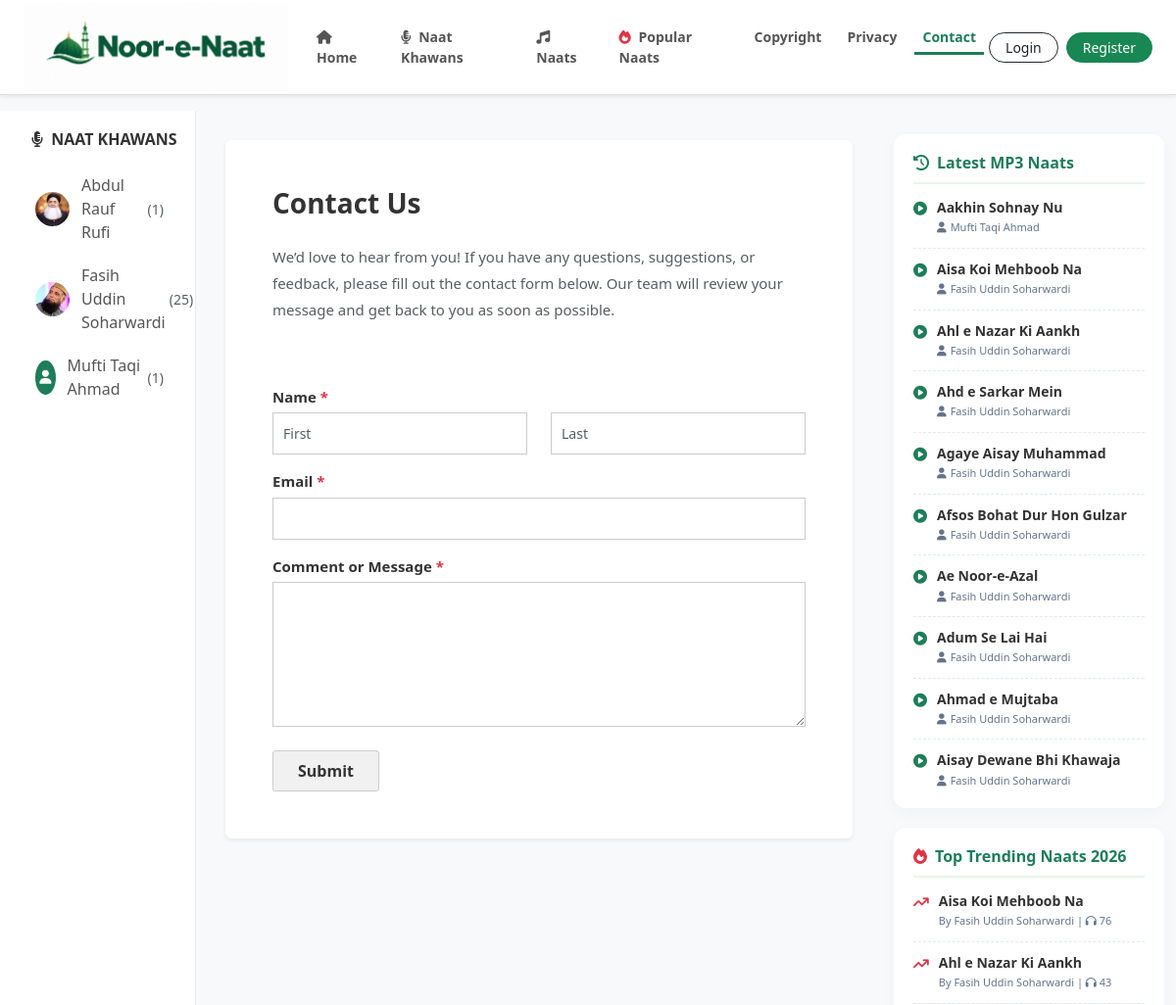
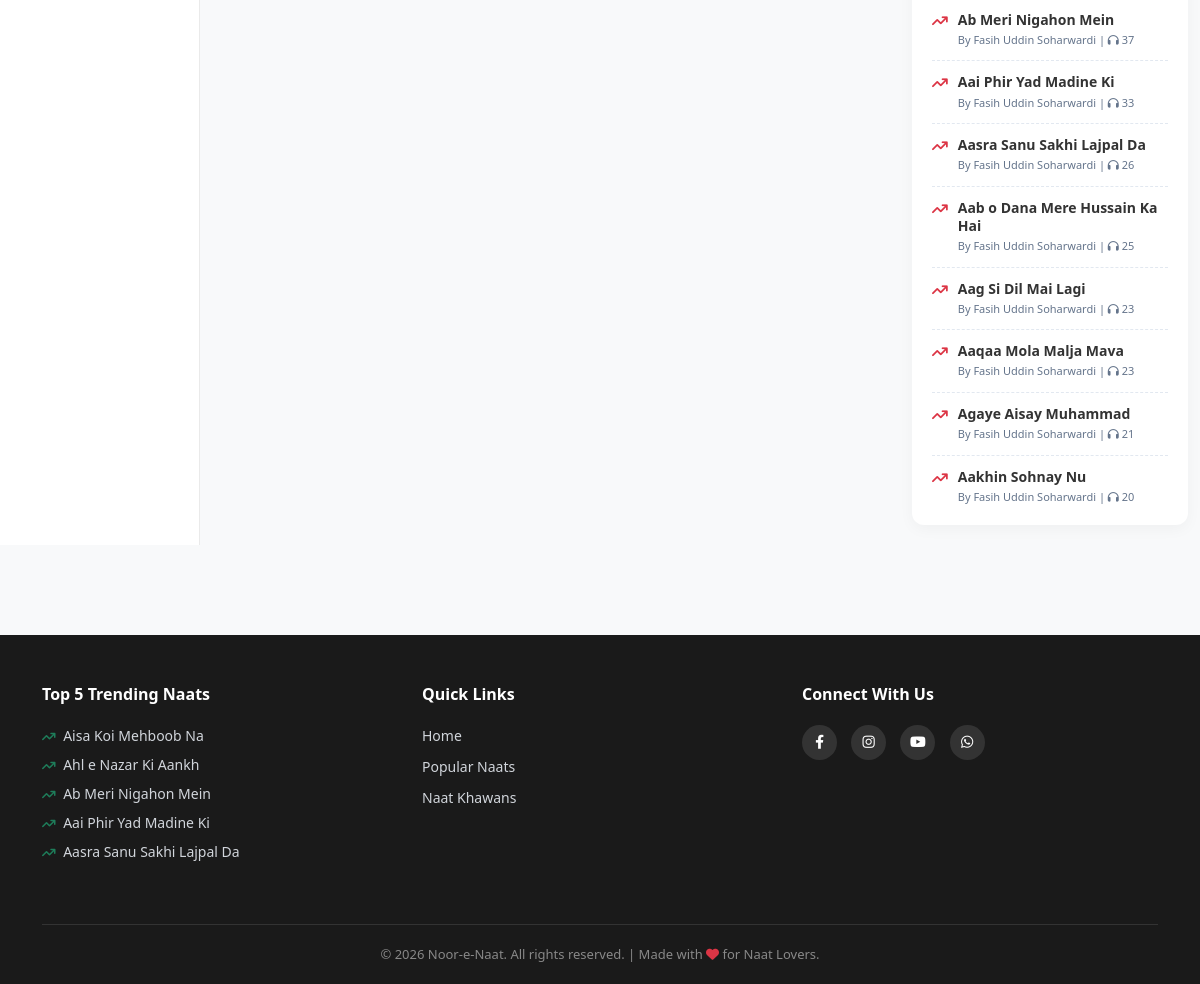
Page /contact/ on the committed database (2 pictures, top to bottom).
### naat_app/models.py (models this page shows, shortened)
class NaatKhawan(models.Model):
    name = models.CharField(max_length=200)
    image = models.ImageField(upload_to='naat_khawan/', blank=True, null=True)

class PageContent(models.Model):
    PAGE_CHOICES = [
        ('privacy', 'Privacy Policy'),
        ('copyright', 'Copyright Policy'),
        ('contact', 'Contact Us'),
    ]
    page_name = models.CharField(max_length=20, choices=PAGE_CHOICES, unique=True)
    title = models.CharField(max_length=200, help_text="Page ka heading")
    content = models.TextField(help_text="Page ka poora content yahan likhein")

class Naat(models.Model):
    title = models.CharField(max_length=200)
    naat_khawan = models.ForeignKey(NaatKhawan, on_delete=models.CASCADE, related_name='naats')
    audio_file = models.FileField(upload_to='naats/')
    uploaded_at = models.DateTimeField(auto_now_add=True)
    is_live = models.BooleanField(default=True)
    is_popular = models.BooleanField(default=False)
    views = models.IntegerField(default=0, help_text="Kitni dafa suni gayi")

### naat_app/views.py (the view, shortened to what this page needs)
# urls.py: path('contact/', views.contact_page, name='contact_page'),
def contact_page(request):
    khawans = NaatKhawan.objects.annotate(
        naat_count=Count('naats', filter=Q(naats__is_live=True))
    ).order_by('id')
    latest_naats = Naat.objects.filter(is_live=True).order_by('-uploaded_at')[:10]
    trending_naats = Naat.objects.filter(is_live=True).order_by('-views')[:10]
    page_data = PageContent.objects.filter(page_name='contact').first()
    context = {'khawans': khawans, 'latest_naats': latest_naats, 'trending_naats': trending_naats, 'page_data': page_data}
    return render(request, 'pages/contact.html', context)

### naat_app/templates/pages/contact.html (shortened to what this page needs)
{% extends 'base.html' %}
{% block content %}
<div class="container-fluid mt-3">
    <div class="row">
        <div class="col-md-3 col-lg-2 sidebar d-none d-md-block">
            <h5><i class="fa-solid fa-microphone-lines me-1"></i> Naat Khawans</h5>
            {% for khawan in khawans %}
                <a href="{% url 'khawan_profile' khawan.id %}" class="khawan-link">
                    {% if khawan.image %}<img src="{{ khawan.image.url }}" class="artist-img-sidebar" alt="{{ khawan.name }}">{% else %}<div class="artist-placeholder-sidebar"><i class="fa-solid fa-user"></i></div>{% endif %}
                    {{ khawan.name }} <span class="ms-1 text-muted small">({{ khawan.naat_count }})</span>
                </a>
            {% endfor %}
        </div>
        <div class="col-12 col-md-6 col-lg-7 main-content">
            <div class="card p-4 p-md-5 shadow-sm border-0">
                <h2 class="fw-bold mb-4" style="color: #333; font-size: 28px;">
                    {% if page_data %}{{ page_data.title }}{% else %}Contact Us{% endif %}
                </h2>
                {% if page_data %}
                    <div class="mb-4 text-muted" style="font-size: 15px; line-height: 1.8;">
                        {{ page_data.content|safe|linebreaks }}
                    </div>
                {% endif %}
                <form method="POST" class="contact-form mt-4">
                    <div class="mb-3">
                        <label>Name <span class="required-star">*</span></label>
                        <div class="row">
                            <div class="col-md-6 mb-2 mb-md-0">
                                <input type="text" name="first_name" class="form-control" placeholder="First" required>
                            </div>
                            <div class="col-md-6">
                                <input type="text" name="last_name" class="form-control" placeholder="Last" required>
                            </div>
                        </div>
                    </div>
                    <div class="mb-3">
                        <label>Email <span class="required-star">*</span></label>
                        <input type="email" name="email" class="form-control" required>
                    </div>
                    <div class="mb-4">
                        <label>Comment or Message <span class="required-star">*</span></label>
                        <textarea name="message" class="form-control" rows="6" required></textarea>
                    </div>
                    <button type="submit" class="btn btn-submit">Submit</button>
                </form>
            </div>
        </div>
        <div class="col-md-3 col-lg-3 d-none d-md-block mt-4">
            <div class="right-widget">
                <h5><i class="fa-solid fa-clock-rotate-left me-2"></i>Latest MP3 Naats</h5>
                {% for l_naat in latest_naats %}
                <div class="widget-item">
                    <i class="fa-solid fa-circle-play widget-icon"></i>
                    <div class="widget-text">
                        <a href="{% url 'naat_detail' l_naat.id %}">{{ l_naat.title }}</a>
                        <small><i class="fa-solid fa-user me-1"></i>{{ l_naat.naat_khawan.name }}</small>
                    </div>
                </div>
                {% endfor %}
            </div>
            <div class="right-widget">
                <h5><i class="fa-solid fa-fire text-danger me-2"></i>Top Trending Naats 2026</h5>
                {% for t_naat in trending_naats %}
                <div class="widget-item">
                    <i class="fa-solid fa-arrow-trend-up text-danger widget-icon"></i>
                    <div class="widget-text">
                        <a href="{% url 'naat_detail' t_naat.id %}">{{ t_naat.title }}</a>
                        <small>By {{ t_naat.naat_khawan.name }} | <i class="fa-solid fa-headphones"></i> {{ t_naat.views }}</small>
                    </div>
                </div>
                {% endfor %}
            </div>
        </div>
    </div>
</div>
{% endblock %}

### naat_app/templates/base.html (shortened to what this page needs)
{% load static %}
<!DOCTYPE html>
<html lang="en">
<head>
    <link href="https://cdn.jsdelivr.net/npm/bootstrap@5.3.0/dist/css/bootstrap.min.css" rel="stylesheet">
    <link rel="stylesheet" href="https://cdnjs.cloudflare.com/ajax/libs/font-awesome/6.4.0/css/all.min.css">
</head>
<body>
    <nav class="navbar navbar-expand-lg sticky-top shadow-sm">
        <div class="container-fluid px-4">
            <a class="navbar-brand d-flex align-items-center" href="/">
                <img src="{% static 'images/logo.png' %}" alt="Noor-e-Naat Logo">
            </a>
            <div class="collapse navbar-collapse" id="navbarNav">
                <ul class="navbar-nav mx-auto">
                    <li class="nav-item">
                        <a class="nav-link {% if request.resolver_match.url_name == 'home' %}active{% endif %}" href="{% url 'home' %}"><i class="fa-solid fa-house me-1"></i> Home</a>
                    </li>
                    <li class="nav-item">
                        <a class="nav-link " href="{% url 'all_naat_khawans' %}"><i class="fa-solid fa-microphone-lines me-1"></i> Naat Khawans</a>
                    </li>
                    <li class="nav-item">
                        <a class="nav-link {% if request.resolver_match.url_name == 'all_naats' %}active{% endif %}" href="{% url 'all_naats' %}"><i class="fa-solid fa-music me-1"></i> Naats</a>
                    </li>
                    <li class="nav-item">
                        <a class="nav-link {% if request.resolver_match.url_name == 'popular_naats' %}active{% endif %}" href="{% url 'popular_naats' %}"><i class="fa-solid fa-fire text-danger me-1"></i> Popular Naats</a>
                    </li>
                    <li class="nav-item"><a class="nav-link {% if request.resolver_match.url_name == 'copyright_page' %}active{% endif %}" href="{% url 'copyright_page' %}">Copyright</a></li>
                    <li class="nav-item"><a class="nav-link {% if request.resolver_match.url_name == 'privacy_page' %}active{% endif %}" href="{% url 'privacy_page' %}">Privacy</a></li>
                    <li class="nav-item"><a class="nav-link {% if request.resolver_match.url_name == 'contact_page' %}active{% endif %}" href="{% url 'contact_page' %}">Contact</a></li>
                </ul>
                <div class="d-flex align-items-center gap-2 mt-3 mt-lg-0">
                    {% if user.is_authenticated %}
                        <div class="dropdown">
                            <button class="btn btn-outline-success btn-sm rounded-pill px-3 dropdown-toggle w-100" type="button" data-bs-toggle="dropdown">
                                <i class="fa-solid fa-user-circle me-1"></i> {{ user.username }}
                            </button>
                            <ul class="dropdown-menu dropdown-menu-end shadow border-0">
                                <li><a class="dropdown-item" href="{% url 'change_password' %}"><i class="fa-solid fa-key me-2 text-muted"></i>Change Password</a></li>
                                <li><hr class="dropdown-divider"></li>
                                <li><a class="dropdown-item text-danger" href="{% url 'logout' %}"><i class="fa-solid fa-right-from-bracket me-2"></i>Logout</a></li>
                            </ul>
                        </div>
                    {% else %}
                        <a href="{% url 'login' %}" class="btn btn-outline-dark btn-sm rounded-pill px-3 w-100">Login</a>
                        <a href="{% url 'register' %}" class="btn btn-success btn-sm rounded-pill px-3 w-100">Register</a>
                    {% endif %}
                </div>
            </div>
        </div>
    </nav>
    <div class="content-wrapper">
        {% block content %}{% endblock %}
    </div>
    <footer class="footer">
        <div class="container">
            <div class="row">
                <div class="col-md-4 mb-4 text-center text-md-start">
                    <h5>Top 5 Trending Naats</h5>
                    <div class="trending-container">
                        {% for t_naat in trending_naats|slice:":5" %}
                            <a href="{% url 'naat_detail' t_naat.id %}?autoplay=1" class="text-truncate" style="max-width: 280px; margin-bottom: 8px; color: #d1d5db;">
                                <i class="fa-solid fa-arrow-trend-up me-1" style="font-size: 12px; color: #1e7d5a;"></i>
                                {{ t_naat.title }}
                            </a>
                        {% empty %}
                            <p class="small text-muted">No trending naats available.</p>
                        {% endfor %}
                    </div>
                </div>
                <div class="col-md-4 mb-4 text-center text-md-start">
                    <h5>Quick Links</h5>
                    <a href="{% url 'home' %}">Home</a>
                    <a href="{% url 'popular_naats' %}">Popular Naats</a>
                    <a href="{% url 'all_naat_khawans' %}">Naat Khawans</a>
                </div>
                <div class="col-md-4 mb-4 text-center text-md-start">
                    <h5>Connect With Us</h5>
                    <div class="social-icons mt-2">
                        <a href="https://facebook.com" target="_blank" title="Facebook"><i class="fa-brands fa-facebook-f"></i></a>
                        <a href="https://instagram.com" target="_blank" title="Instagram"><i class="fa-brands fa-instagram"></i></a>
                        <a href="https://youtube.com" target="_blank" title="YouTube"><i class="fa-brands fa-youtube"></i></a>
                        <a href="https://wa.me/923000000000" target="_blank" title="WhatsApp"><i class="fa-brands fa-whatsapp"></i></a>
                    </div>
                </div>
            </div>
            <div class="footer-bottom">
                &copy; 2026 Noor-e-Naat. All rights reserved. | Made with <i class="fa-solid fa-heart text-danger"></i> for Naat Lovers.
            </div>
        </div>
    </footer>
</body>
</html>

### rows in the picture
NaatKhawan: image (picture), name "Abdul Rauf Rufi", naat_count "1"
NaatKhawan: image (picture), name "Fasih Uddin Soharwardi", naat_count "25"
NaatKhawan: name "Mufti Taqi Ahmad", naat_count "1"
PageContent: title "Contact Us", content "We’d love to hear from you! If you have any questions, suggestions, or feedback, please fill out the contact form below. Our team will review your message and get back to you as soon as possible."
Naat: title "Aakhin Sohnay Nu", naat_khawan.name "Mufti Taqi Ahmad"
Naat: title "Aisa Koi Mehboob Na", naat_khawan.name "Fasih Uddin Soharwardi", views "76"
Naat: title "Ahl e Nazar Ki Aankh", naat_khawan.name "Fasih Uddin Soharwardi", views "43"
Naat: title "Ahd e Sarkar Mein", naat_khawan.name "Fasih Uddin Soharwardi"
Naat: title "Agaye Aisay Muhammad", naat_khawan.name "Fasih Uddin Soharwardi", views "21"
Naat: title "Afsos Bohat Dur Hon Gulzar", naat_khawan.name "Fasih Uddin Soharwardi"
Naat: title "Ae Noor-e-Azal", naat_khawan.name "Fasih Uddin Soharwardi"
Naat: title "Adum Se Lai Hai", naat_khawan.name "Fasih Uddin Soharwardi"
Naat: title "Ahmad e Mujtaba", naat_khawan.name "Fasih Uddin Soharwardi"
Naat: title "Aisay Dewane Bhi Khawaja", naat_khawan.name "Fasih Uddin Soharwardi"
Naat: title "Ab Meri Nigahon Mein", naat_khawan.name "Fasih Uddin Soharwardi", views "37"
Naat: title "Aai Phir Yad Madine Ki", naat_khawan.name "Fasih Uddin Soharwardi", views "33"
Naat: title "Aasra Sanu Sakhi Lajpal Da", naat_khawan.name "Fasih Uddin Soharwardi", views "26"
Naat: title "Aab o Dana Mere Hussain Ka Hai", naat_khawan.name "Fasih Uddin Soharwardi", views "25"
Naat: title "Aag Si Dil Mai Lagi", naat_khawan.name "Fasih Uddin Soharwardi", views "23"
Naat: title "Aaqaa Mola Malja Mava", naat_khawan.name "Fasih Uddin Soharwardi", views "23"
Naat: title "Aakhin Sohnay Nu", naat_khawan.name "Fasih Uddin Soharwardi", views "20"
